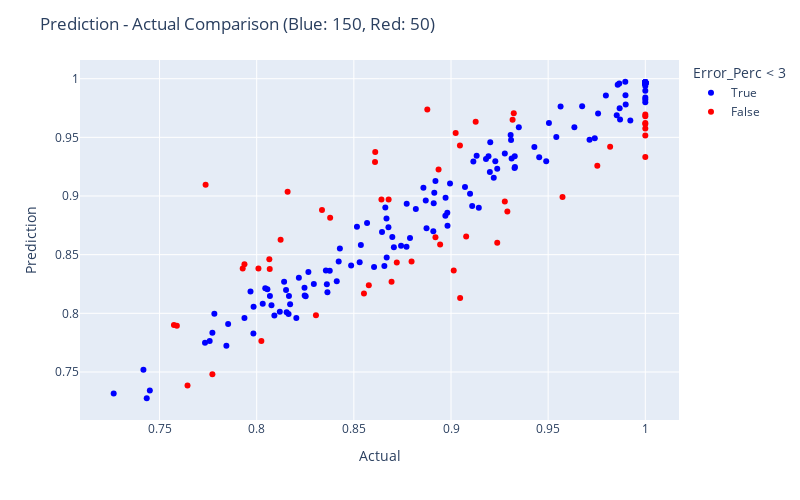

Source (notebook cell):
### Code cell
fig = px.scatter(res_ann, x="Actual", y="Prediction", color = "Error_Perc < 3", color_discrete_map= {True:"blue", False: "red"},
                 hover_data=["Actual", "Prediction", "Error_Perc"])

fig.update_layout(
    autosize=False,
    width=800,
    height=500,
    title_text=f"Prediction - Actual Comparison (Blue: {blue}, Red: {red})",
)

fig.show()

### Figure 1 — Plotly figure (JSON) as saved in the notebook; plotly's stock layout.template omitted (floating-point values rounded to 4 significant figures; data arrays with more than 128 entries replaced by an {"elided": "..."} marker saying what was removed)
{"data": [{"customdata": {"elided": "150x1 float values"}, "hovertemplate": "Error_Perc < 3=True<br>Actual=%{x}<br>Prediction=%{y}<br>Error_Perc=%{customdata[0]}<extra></extra>", "legendgroup": "True", "marker": {"color": "blue", "symbol": "circle"}, "mode": "markers", "name": "True", "orientation": "v", "showlegend": true, "type": "scatter", "x": {"elided": "150 float values"}, "xaxis": "x", "y": {"elided": "150 float values"}, "yaxis": "y"}, {"customdata": [[4.107], [4.681], [-10.14], [-4.549], [-4.472], [5.203], [-5.088], [3.238], [-4.243], [-3.861], [-3.228], [-6.078], [-4.855], [6.208], [-3.201], [-3.384], [-4.878], [4.9], [5.689], [6.518], [-3.93], [4.24], [4.009], [-3.756], [-6.886], [5.737], [4.311], [7.918], [-6.683], [-4.657], [3.571], [-3.297], [3.354], [-4.005], [-4.056], [-7.192], [3.835], [-3.052], [8.889], [17.58], [3.807], [-4.037], [-3.058], [-3.767], [-3.498], [5.535], [-3.868], [6.065], [9.669], [10.75]], "hovertemplate": "Error_Perc < 3=False<br>Actual=%{x}<br>Prediction=%{y}<br>Error_Perc=%{customdata[0]}<extra></extra>", "legendgroup": "False", "marker": {"color": "red", "symbol": "circle"}, "mode": "markers", "name": "False", "orientation": "v", "showlegend": true, "type": "scatter", "x": [0.9323, 0.8009, 0.9047, 0.929, 0.8552, 0.8378, 0.9753, 0.8936, 1, 1, 0.8024, 0.9574, 1, 0.8123, 1, 0.7644, 0.8694, 0.8065, 0.9024, 0.8336, 0.8577, 0.9046, 0.7589, 0.7772, 0.9238, 0.7928, 0.7574, 0.8609, 1, 0.9078, 0.9317, 0.8721, 0.8679, 0.8944, 0.9819, 0.9014, 0.8067, 0.892, 0.861, 0.7737, 0.8642, 0.8797, 1, 1, 0.9277, 0.9127, 0.8305, 0.7937, 0.8878, 0.8159], "xaxis": "x", "y": [0.9706, 0.8383, 0.813, 0.8868, 0.8169, 0.8814, 0.9257, 0.9225, 0.9576, 0.9614, 0.7765, 0.8992, 0.9515, 0.8627, 0.968, 0.7385, 0.8269, 0.846, 0.9537, 0.888, 0.824, 0.943, 0.7893, 0.748, 0.8602, 0.8383, 0.79, 0.929, 0.9332, 0.8655, 0.965, 0.8434, 0.897, 0.8586, 0.942, 0.8365, 0.8377, 0.8648, 0.9375, 0.9097, 0.8971, 0.8442, 0.9694, 0.9623, 0.8953, 0.9632, 0.7984, 0.8419, 0.9737, 0.9036], "yaxis": "y"}], "layout": {"autosize": false, "height": 500, "legend": {"title": {"text": "Error_Perc < 3"}, "tracegroupgap": 0}, "margin": {"t": 60}, "title": {"text": "Prediction - Actual Comparison (Blue: 150, Red: 50)"}, "width": 800, "xaxis": {"anchor": "y", "autorange": true, "domain": [0, 1], "range": [0.709, 1.017], "title": {"text": "Actual"}, "type": "linear"}, "yaxis": {"anchor": "x", "autorange": true, "domain": [0, 1], "range": [0.7091, 1.016], "title": {"text": "Prediction"}, "type": "linear"}}}
